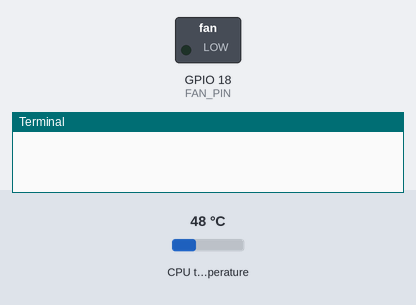
Bench run of a program on a simulated Raspberry Pi (BCM pin numbers). Parts: switched loads named in the program (green lamp = pin HIGH), the last lines printed to the terminal. The inputs (shaded band) are chosen by the test bench; at power-on: CPU temperature 48 °C.

Above: at 1.2 s.
1.3 s: CPU temperature set to 50 °C
8.8 s: CPU temperature set to 53 °C
At 10.6 s:
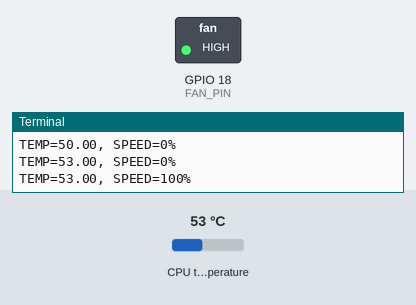
16.3 s: CPU temperature set to 58 °C
At 20.7 s:
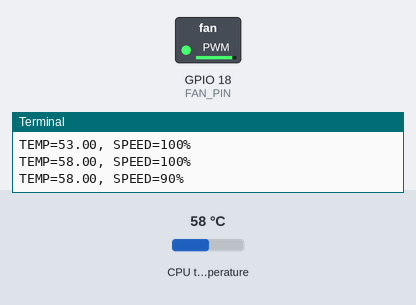
23.8 s: CPU temperature set to 51 °C
At 25.7 s:
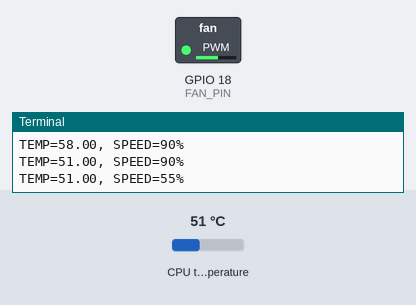
Timing chart, 0 to 27.2 s (numbered marks = the images above; inputs shaded):
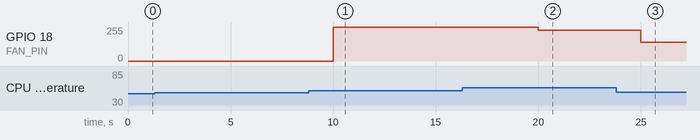

The program:

fanctrl.py
```python
#!/usr/bin/env python


import RPi.GPIO as GPIO
import time
import sys
import signal

FAN_PIN = 18
PWM_FREQ = 25

WAIT_TIME=5
HISTERY=1

STOP_TEMP=45.0
MIN_TEMP=52.0
MAX_TEMP=60.0

MIN_FAN=25.0
MAX_FAN=100.0
START_FAN=100.0
STOP_FAN=0.0

STEP=(MAX_FAN - MIN_FAN) / (MAX_TEMP - STOP_TEMP)

def init():
    GPIO.setmode(GPIO.BCM)
    GPIO.setup(FAN_PIN, GPIO.OUT, initial=GPIO.LOW)

    fan=GPIO.PWM(FAN_PIN,PWM_FREQ)
    fan.start(int(STOP_FAN))

    return fan

def cleanup():
    print("END")
    GPIO.cleanup()
    sys.exit()

def get_temp():
    with open('/sys/class/thermal/thermal_zone0/temp', 'r') as ftemp:
        return float(ftemp.read()) / 1000

def wait():
    time.sleep(WAIT_TIME)

def set(fan, pf):
    fan.ChangeDutyCycle(int(pf))

def get_p(temp):
    if temp <= STOP_TEMP:
        return STOP_FAN
    if temp >= MAX_TEMP:
        return MAX_FAN

    return max(
            MIN_FAN,
            min(
                MAX_FAN,
                MIN_FAN + STEP * (temp - STOP_TEMP)
                )
            )

def handle_signal():
    raise(SystemExit)

signal.signal(signal.SIGINT, handle_signal)
signal.signal(signal.SIGTERM, handle_signal)

fan = init()

last_temp=0.0
last_p=0.0
try:
    while True:
        wait()
        temp=get_temp()
        print("TEMP={:.2f}, SPEED={:.0f}%".format(temp,last_p))

        if abs(last_temp - temp) < HISTERY:
            continue

        last_temp = temp

        if last_p == 0 and temp < MIN_TEMP:
            continue

        p = get_p(temp)

        if last_p == 0 and p > 0:
            last_p = START_FAN
            set(fan, START_FAN)
        elif(int(last_p) != int(p)):
            last_p = p
            set(fan, p)

        print("TEMP={:.2f}, SPEED={:.0f}%".format(temp,last_p))

except:
    print("Unexpected error:", sys.exc_info())
    raise

finally:
    cleanup()
```

Measured:
- the behaviour switches between 51 and 52 °C on CPU temperature (found by bisection; images 0 and 1)
- after the input at 8.8 s, GPIO 18 (FAN_PIN): 0/255 → 255/255 after 1.2 s
- after the input at 16.3 s, GPIO 18 (FAN_PIN): 255/255 → 230/255 after 3.7 s
- after the input at 23.8 s, GPIO 18 (FAN_PIN): 230/255 → 140/255 after 1.2 s
